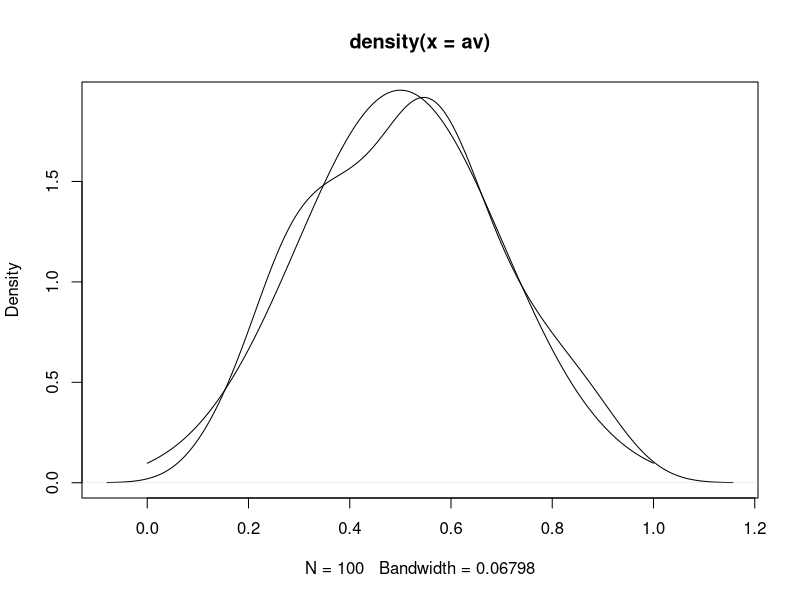
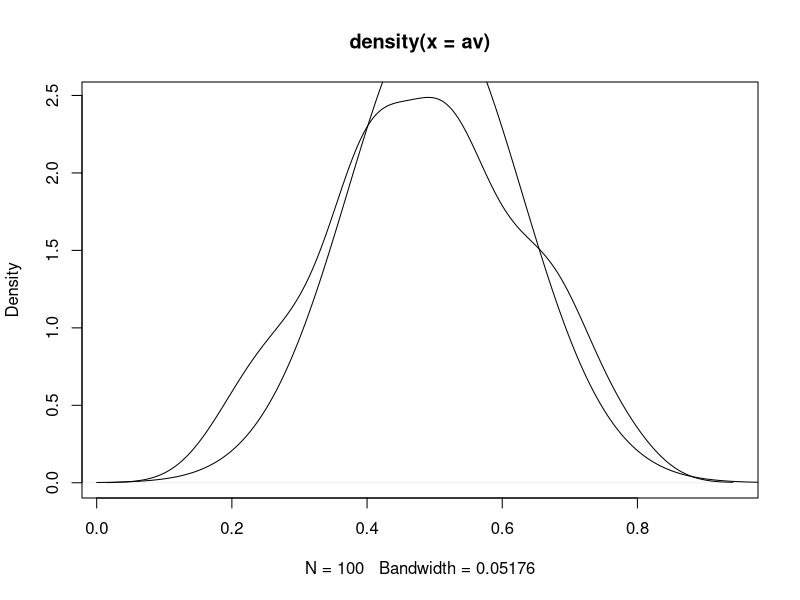
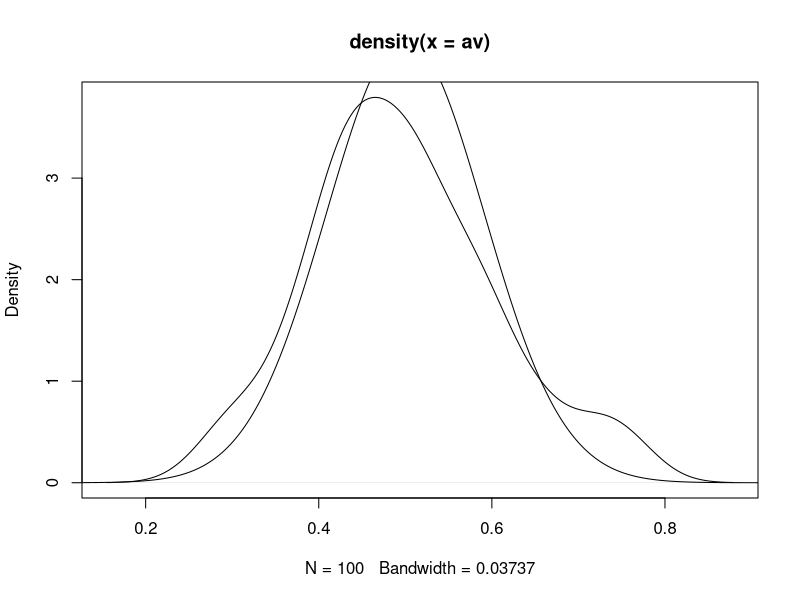
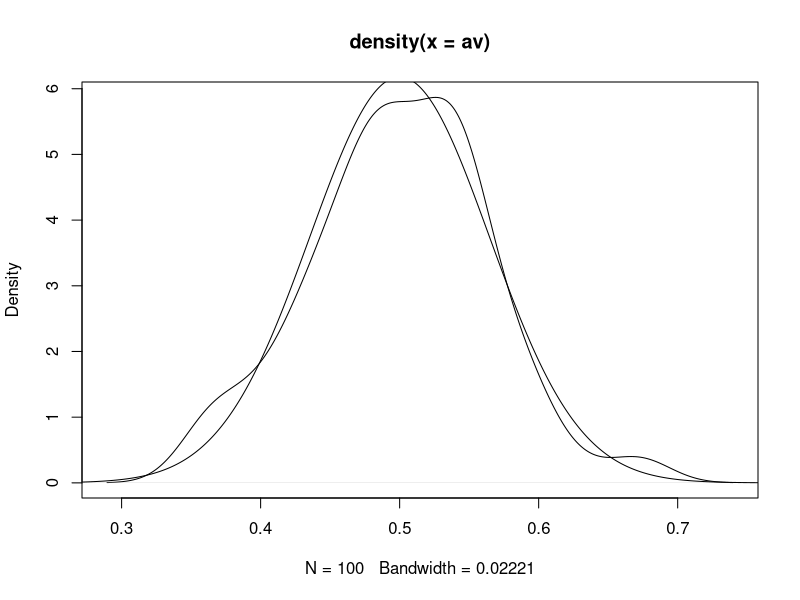
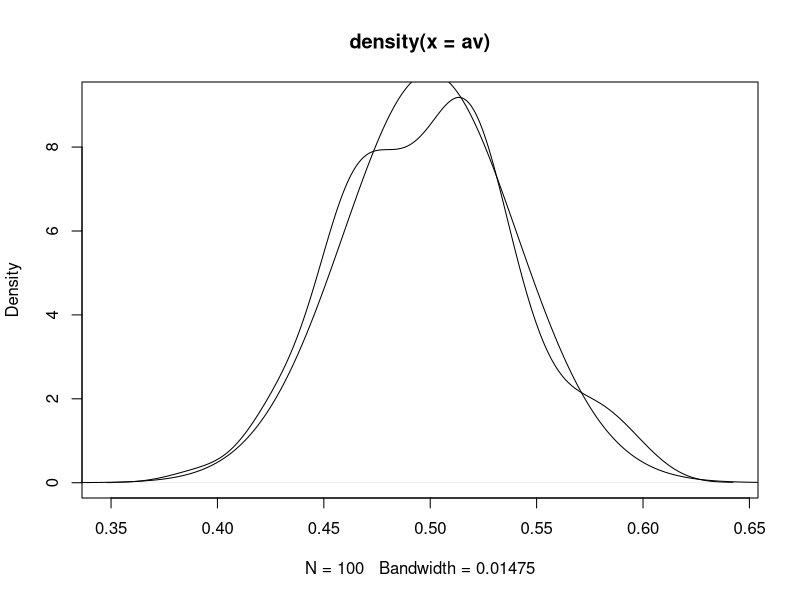
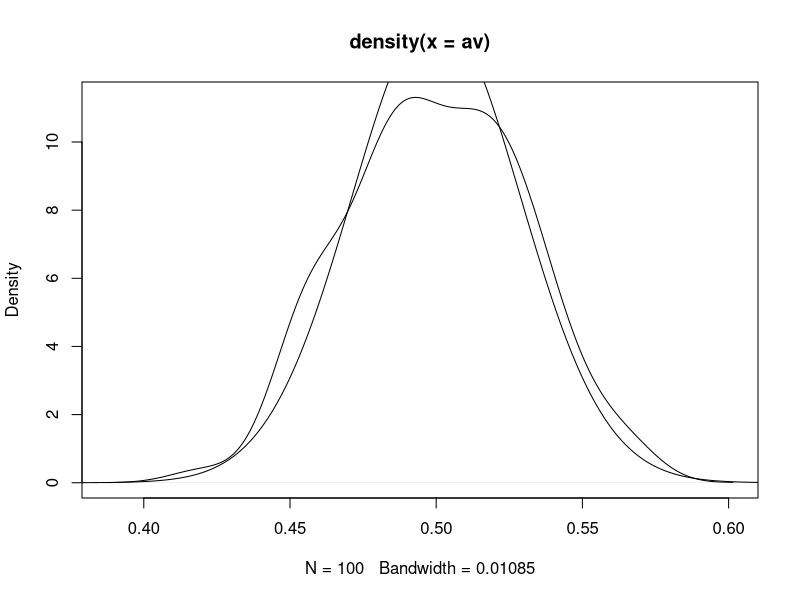
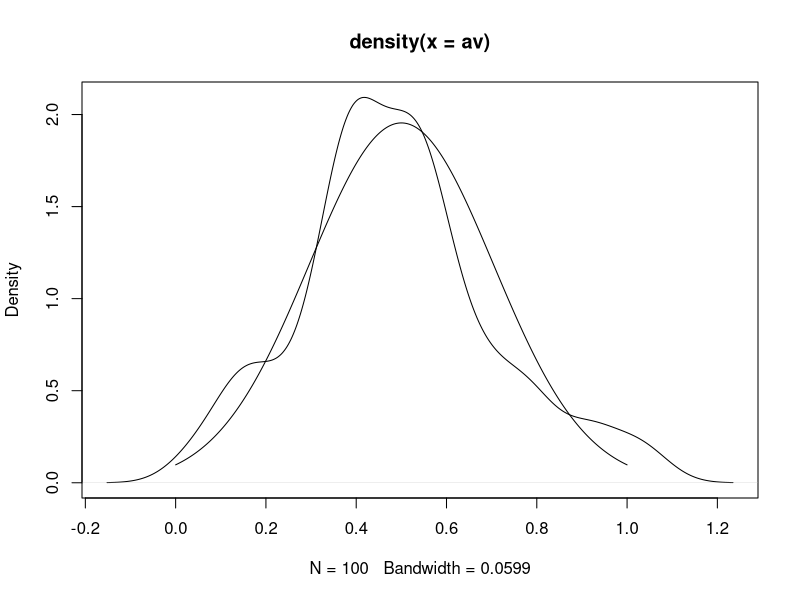
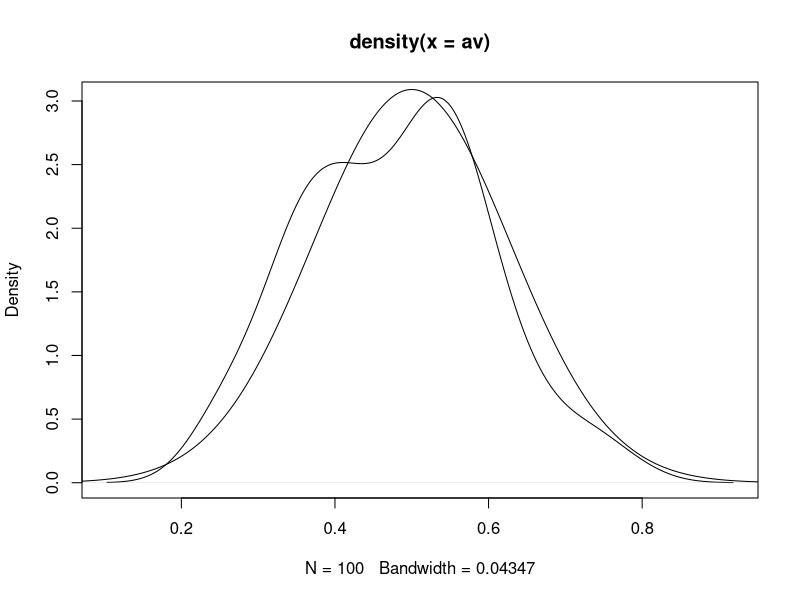

Write the R code that produced these figures, in order.
# Q1
# --
phat <- 0.88
n <- 100
zn <- 1.96
sep <- zn * ((phat * (1 - phat))/n)**0.5
sprintf("Q1: confidence interval: [%.3g, %.3g]", phat - sep, phat + sep)

# Q2
# --
phat <- 0.84
n <- 100
zn <- 1.96
sep <- zn * ((phat * (1 - phat))/n)**0.5
sprintf("Q2: confidence interval: [%.3g, %.3g]", phat - sep, phat + sep)

# Q3
# --
# no, since the intervals are not disjoint.

# Q4
# --
n = 100
p1 = 0.88
p2 = 0.84
m1 <- p1*n ; m2 <- p2*n
perf <- data.frame(rbind(c(m1,m2),c(n-m1,n-m2)))
sprintf("Q4: p-value: %.3g", fisher.test(perf)$p.value)

# Q5
# --
# no, since the p-value is far too high.

# Q6
# --
# cf python script, rounding error sucks.

# Q7
# --
# /

# Q8
# --
for (k in c(2, 5, 10, 20, 50, 100)) {
  av = c()
  for (i in 1:100) {
    av = c(av, mean(runif(k, 0, 1)))
  }
  plot(density(av))
  x <- seq(0, 1, length=1000)
  y <- dnorm(x, mean=0.5, sd=1/(12*k)**0.5)
  lines(x, y, type="l", lwd=1)
  readline(prompt="Press enter to plot for next value of k")
}

# Q9
# --
for (k in c(2, 5, 10, 20, 50, 100)) {
  av = c()
  for (i in 1:100) {
    av = c(av, mean(rnorm(k, 0.5, 1/12**0.5)))
  }
  plot(density(av))
  x <- seq(0, 1, length=1000)
  y <- dnorm(x, mean=0.5, sd=1/(12*k)**0.5)
  lines(x, y, type="l", lwd=1)
  readline(prompt="Press enter to plot for next value of k")
}
  
# Q10
# ---
# no, not sufficient, as normal distributed X_i would give the same results. this is because of the CLT.
